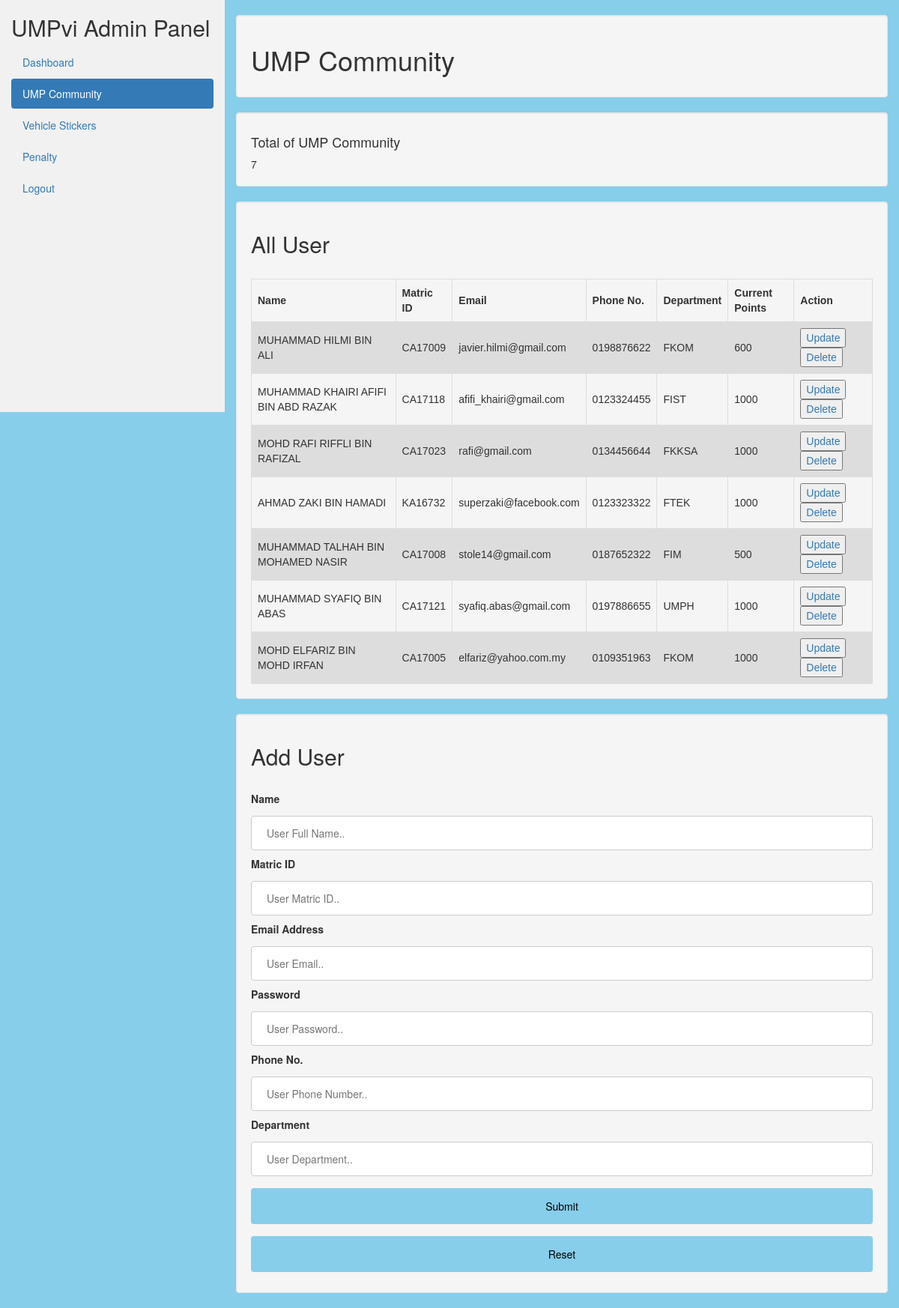
Page /admincommunity.php on the committed database.
### tables this page shows
CREATE TABLE `user` (
  `USER_ID` int(11) NOT NULL,
  `USER_NAME` varchar(50) NOT NULL,
  `USER_MATRIC` varchar(10) NOT NULL,
  `USER_EMAIL` varchar(100) NOT NULL,
  `USER_PASSWORD` varchar(20) NOT NULL,
  `USER_PHONE` varchar(20) NOT NULL,
  `USER_DEPT` varchar(10) NOT NULL,
  `USER_POINT` int(11) NOT NULL DEFAULT 1000
);

### admincommunity.php (the view, shortened to what this page needs)
<!DOCTYPE html>
<html lang="en">
<head>
  <link rel="stylesheet" href="https://maxcdn.bootstrapcdn.com/bootstrap/3.4.1/css/bootstrap.min.css">
</head>
<body>
<div class="container-fluid" style="background-color:skyblue ">
  <div class="row content">
    <div class="col-sm-3 sidenav hidden-xs">
      <h2>UMPvi Admin Panel</h2>
      <ul class="nav nav-pills nav-stacked">
		<li><a href="adminhome.php">Dashboard</a></li>
		<li class="active"><a href="admincommunity.php">UMP Community</a></li>
		<li><a href="adminsticker.php">Vehicle Stickers</a></li>
		<li><a href="adminpenalty.php">Penalty</a></li>
		<li><a href="logout.php">Logout</a></li>
      </ul><br>
    </div>
    <br>
    <div class="col-sm-9"   style="background-color:skyblue ">
      <div class="well">
        <h1>UMP Community</h1>
      </div>
        <div class="col-sm-13">
          <div class="well"  ">
            <h4>Total of UMP Community</h4>
			<?php
			include("database/config.php");
			$sql = "SELECT * FROM user";
			$mysqliStatus = $link->query($sql);
			$rows_count_value = mysqli_num_rows($mysqliStatus);
			echo "". $rows_count_value;
		 ?>
          </div>
        </div>
        <div class="col-sm-13">
          <div class="well">
		  <h2>All User</h2><br>
		  	<table>
				<tr>
					<th>Name</th>
					<th>Matric ID</th>
					<th>Email</th>
					<th>Phone No.</th>
					<th>Department</th>
					<th>Current Points</th>
					<th>Action</th>
				</tr>
            <?php
				$query = "SELECT * FROM user";
				$result = mysqli_query($link,$query);
				if (mysqli_num_rows($result) > 0){
					while($row = mysqli_fetch_array($result)){
					$ID = $row["USER_ID"];
					$name = $row["USER_NAME"];
					$matric = $row["USER_MATRIC"];
					$email = $row["USER_EMAIL"];
					$phone = $row["USER_PHONE"];
					$dept = $row["USER_DEPT"];
					$point = $row["USER_POINT"];
					echo  "<tr>
						<td>$name</th>
						<td>$matric</td>
						<td>$email</td>
						<td>$phone</td>
						<td>$dept</td>
						<td>$point</td>
						<td><button><a href=adminupdatecommunity.php?id=$ID>Update</a></button>
						<button><a href=deleteuser.php?id=$ID>Delete</a></button></td>
					  </tr>";
					}
				} else {
					echo "0 results";
				}
				?>
				</table>
          </div>
		  <div class="col-sm-13">
          <div class="well">
		  <h2>Add User</h2><br>
		  <table>
            <form method="post" action="adminaddcommunity.php">
				<label for="fname">Name</label>
				<input type="text" name="USER_NAME" placeholder="User Full Name.."><br>
				<label for="lname">Matric ID</label>
				<input type="text" name="USER_MATRIC" placeholder="User Matric ID.."><br>
				<label for="country">Email Address</label>
				<input type="text" name="USER_EMAIL" placeholder="User Email.."><br>
				<label for="country">Password</label>
				<input type="text" name="USER_PASSWORD" placeholder="User Password.."><br>
				<label for="country">Phone No.</label>
				<input type="text" name="USER_PHONE" placeholder="User Phone Number.."><br>
				<label for="country">Department</label>
				<input type="text" name="USER_DEPT" placeholder="User Department.."><br>
				<input type="submit" value="Submit">
				<input type="reset" value="Reset">
				<br>
				</form>
			</table>
          </div>
        </div>
    </div>
  </div>
</div>
</body>
</html>

### admincommunity.php (style rules this page uses)
.row.content { height: 550px }
.sidenav { background-color: #f1f1f1; height: 100%; }
table { font-family: arial, sans-serif; border-collapse: collapse; width: 100%; }
td, th { border: 1px solid #dddddd; text-align: left; padding: 8px; }
tr:nth-child(even) { background-color: #dddddd; }
input[type=text], select { width: 100%; padding: 12px 20px; margin: 8px 0; display: inline-block; border: 1px solid #ccc; border-radius: 4px; box-sizing: border-box; }
input[type=submit] { width: 100%; background-color: skyblue ; color: Black; padding: 14px 20px; margin: 8px 0; border: none; border-radius: 4px; cursor: pointer; }
input[type=reset] { width: 100%; background-color: skyblue ; color: black; padding: 14px 20px; margin: 8px 0; border: none; border-radius: 4px; cursor: pointer; }

### rows in the picture
user: USER_NAME "MUHAMMAD HILMI BIN ALI", USER_MATRIC "CA17009", USER_EMAIL "javier.hilmi@gmail.com", USER_PHONE "0198876622", USER_DEPT "FKOM", USER_POINT "600"
user: USER_NAME "MUHAMMAD KHAIRI AFIFI BIN ABD RAZAK", USER_MATRIC "CA17118", USER_EMAIL "afifi_khairi@gmail.com", USER_PHONE "0123324455", USER_DEPT "FIST", USER_POINT "1000"
user: USER_NAME "MOHD RAFI RIFFLI BIN RAFIZAL", USER_MATRIC "CA17023", USER_EMAIL "rafi@gmail.com", USER_PHONE "0134456644", USER_DEPT "FKKSA", USER_POINT "1000"
user: USER_NAME "AHMAD ZAKI BIN HAMADI", USER_MATRIC "KA16732", USER_EMAIL "superzaki@facebook.com", USER_PHONE "0123323322", USER_DEPT "FTEK", USER_POINT "1000"
user: USER_NAME "MUHAMMAD TALHAH BIN MOHAMED NASIR", USER_MATRIC "CA17008", USER_EMAIL "stole14@gmail.com", USER_PHONE "0187652322", USER_DEPT "FIM", USER_POINT "500"
user: USER_NAME "MUHAMMAD SYAFIQ BIN ABAS", USER_MATRIC "CA17121", USER_EMAIL "syafiq.abas@gmail.com", USER_PHONE "0197886655", USER_DEPT "UMPH", USER_POINT "1000"
user: USER_NAME "MOHD ELFARIZ BIN MOHD IRFAN", USER_MATRIC "CA17005", USER_EMAIL "elfariz@yahoo.com.my", USER_PHONE "0109351963", USER_DEPT "FKOM", USER_POINT "1000"

### other values in the picture
$rows_count_value "7"
